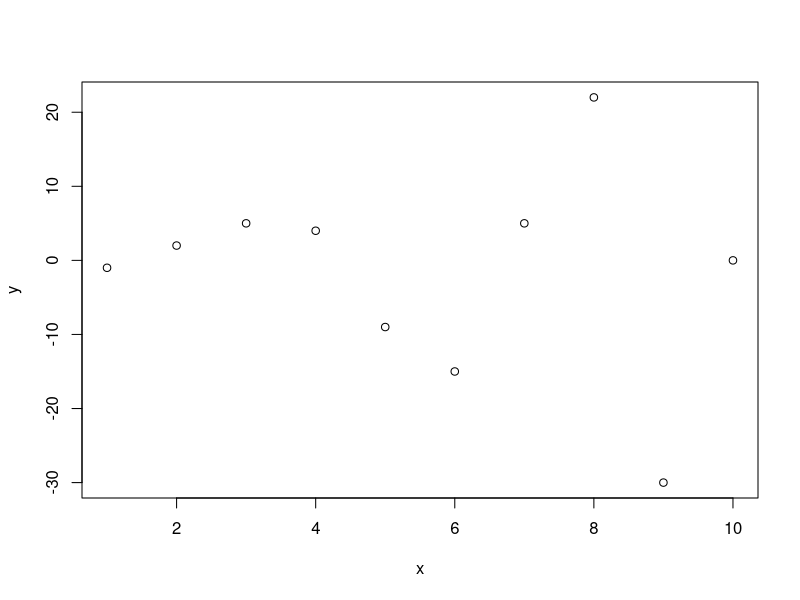
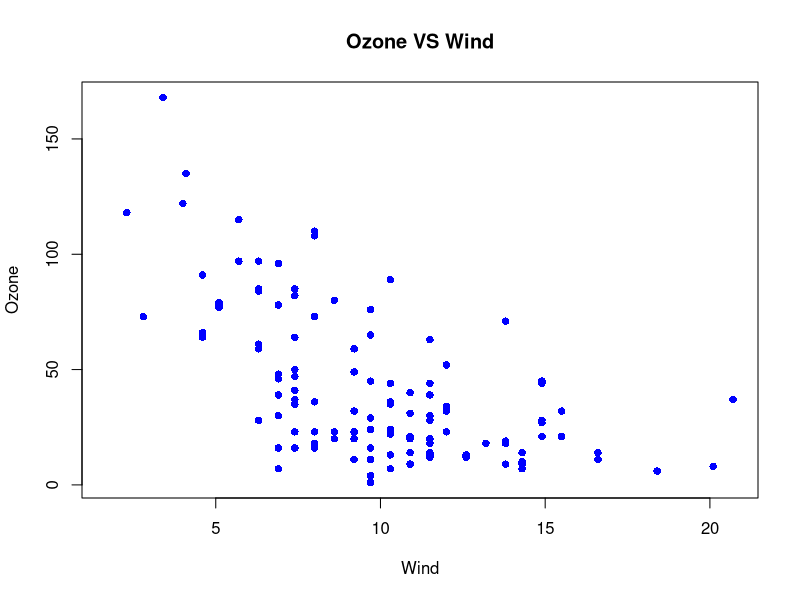

Here is the R script that generated these plots, in order:
# 6.1 Scatterplots 

# simple scatterplot
x <- 1:10
y <- c(-1,2,5,4,-9,-15,5,22,-30,0)
plot(x,y)

library(datasets)

# add labels, real data
plot(x = airquality$Wind,
     y = airquality$Ozone,
     col = "blue",
     main = "Ozone VS Wind",
     xlab = "Wind",
     ylab = "Ozone",
     pch = 16)

# clear graphics
graphics.off()
